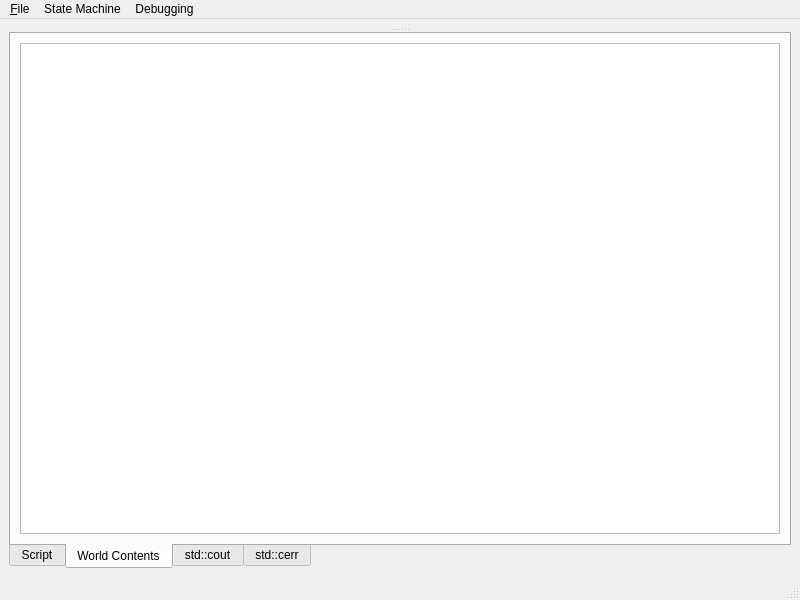
<ui version="4.0" >
 <class>QtForm</class>
 <widget class="QMainWindow" name="QtForm" >
  <property name="geometry" >
   <rect>
    <x>0</x>
    <y>0</y>
    <width>800</width>
    <height>600</height>
   </rect>
  </property>
  <property name="windowTitle" >
   <string>MainWindow</string>
  </property>
  <widget class="QWidget" name="centralwidget" >
   <property name="geometry" >
    <rect>
     <x>0</x>
     <y>21</y>
     <width>800</width>
     <height>560</height>
    </rect>
   </property>
   <layout class="QHBoxLayout" name="horizontalLayout" >
    <item>
     <widget class="QSplitter" name="splitter" >
      <property name="orientation" >
       <enum>Qt::Vertical</enum>
      </property>
      <widget class="QtWorldViewWidget" name="worldViewWidget" >
       <property name="sizePolicy" >
        <sizepolicy vsizetype="Maximum" hsizetype="Preferred" >
         <horstretch>0</horstretch>
         <verstretch>0</verstretch>
        </sizepolicy>
       </property>
       <property name="orientation" >
        <enum>Qt::Vertical</enum>
       </property>
       <property name="opaqueResize" >
        <bool>true</bool>
       </property>
       <property name="childrenCollapsible" >
        <bool>true</bool>
       </property>
      </widget>
      <widget class="QTabWidget" name="tabWidget" >
       <property name="sizePolicy" >
        <sizepolicy vsizetype="Minimum" hsizetype="Expanding" >
         <horstretch>0</horstretch>
         <verstretch>1</verstretch>
        </sizepolicy>
       </property>
       <property name="tabPosition" >
        <enum>QTabWidget::South</enum>
       </property>
       <property name="currentIndex" >
        <number>1</number>
       </property>
       <widget class="QWidget" name="tab_4" >
        <property name="geometry" >
         <rect>
          <x>0</x>
          <y>0</y>
          <width>776</width>
          <height>512</height>
         </rect>
        </property>
        <attribute name="title" >
         <string>Script</string>
        </attribute>
        <layout class="QHBoxLayout" name="horizontalLayout_6" >
         <item>
          <layout class="QHBoxLayout" name="horizontalLayout_5" >
           <item>
            <widget class="QTextEdit" name="txtScript" >
             <property name="font" >
              <font>
               <family>Courier New</family>
              </font>
             </property>
             <property name="acceptRichText" >
              <bool>false</bool>
             </property>
            </widget>
           </item>
           <item>
            <layout class="QVBoxLayout" name="verticalLayout" >
             <item>
              <widget class="QPushButton" name="btnSaveScript" >
               <property name="text" >
                <string>Save Script</string>
               </property>
              </widget>
             </item>
             <item>
              <widget class="QPushButton" name="btnRevertScript" >
               <property name="text" >
                <string>Revert</string>
               </property>
              </widget>
             </item>
             <item>
              <widget class="QPushButton" name="btnExecuteScript" >
               <property name="text" >
                <string>Execute</string>
               </property>
              </widget>
             </item>
             <item>
              <spacer name="verticalSpacer" >
               <property name="orientation" >
                <enum>Qt::Vertical</enum>
               </property>
               <property name="sizeHint" stdset="0" >
                <size>
                 <width>20</width>
                 <height>40</height>
                </size>
               </property>
              </spacer>
             </item>
            </layout>
           </item>
          </layout>
         </item>
        </layout>
       </widget>
       <widget class="QWidget" name="tab" >
        <property name="geometry" >
         <rect>
          <x>0</x>
          <y>0</y>
          <width>776</width>
          <height>512</height>
         </rect>
        </property>
        <attribute name="title" >
         <string>World Contents</string>
        </attribute>
        <layout class="QHBoxLayout" name="horizontalLayout_2" >
         <item>
          <widget class="QTreeView" name="worldTreeView" >
           <property name="maximumSize" >
            <size>
             <width>16777215</width>
             <height>16777215</height>
            </size>
           </property>
           <property name="wordWrap" >
            <bool>true</bool>
           </property>
           <property name="expandsOnDoubleClick" >
            <bool>false</bool>
           </property>
          </widget>
         </item>
        </layout>
       </widget>
       <widget class="QWidget" name="tab_2" >
        <property name="geometry" >
         <rect>
          <x>0</x>
          <y>0</y>
          <width>776</width>
          <height>512</height>
         </rect>
        </property>
        <attribute name="title" >
         <string>std::cout</string>
        </attribute>
        <layout class="QHBoxLayout" name="horizontalLayout_3" >
         <item>
          <widget class="QTextEdit" name="txtCout" >
           <property name="maximumSize" >
            <size>
             <width>16777215</width>
             <height>16777215</height>
            </size>
           </property>
           <property name="font" >
            <font>
             <family>Courier New</family>
            </font>
           </property>
           <property name="lineWrapMode" >
            <enum>QTextEdit::NoWrap</enum>
           </property>
           <property name="readOnly" >
            <bool>true</bool>
           </property>
          </widget>
         </item>
        </layout>
       </widget>
       <widget class="QWidget" name="tab_3" >
        <property name="geometry" >
         <rect>
          <x>0</x>
          <y>0</y>
          <width>776</width>
          <height>512</height>
         </rect>
        </property>
        <attribute name="title" >
         <string>std::cerr</string>
        </attribute>
        <layout class="QHBoxLayout" name="horizontalLayout_4" >
         <item>
          <widget class="QTextEdit" name="txtCerr" >
           <property name="maximumSize" >
            <size>
             <width>16777215</width>
             <height>16777215</height>
            </size>
           </property>
           <property name="font" >
            <font>
             <family>Courier New</family>
            </font>
           </property>
           <property name="lineWrapMode" >
            <enum>QTextEdit::NoWrap</enum>
           </property>
           <property name="readOnly" >
            <bool>true</bool>
           </property>
          </widget>
         </item>
        </layout>
       </widget>
      </widget>
     </widget>
    </item>
   </layout>
  </widget>
  <widget class="QMenuBar" name="menubar" >
   <property name="geometry" >
    <rect>
     <x>0</x>
     <y>0</y>
     <width>800</width>
     <height>21</height>
    </rect>
   </property>
   <property name="defaultUp" >
    <bool>false</bool>
   </property>
   <widget class="QMenu" name="menu_File" >
    <property name="title" >
     <string>&amp;File</string>
    </property>
    <addaction name="actionOpen" />
    <addaction name="actionSave" />
    <addaction name="separator" />
    <addaction name="actionExit" />
   </widget>
   <widget class="QMenu" name="menuState_Machine" >
    <property name="title" >
     <string>State Machine</string>
    </property>
    <addaction name="actionStart" />
    <addaction name="actionStep" />
    <addaction name="actionStop" />
    <addaction name="separator" />
    <addaction name="actionReset" />
   </widget>
   <widget class="QMenu" name="menuDebugging" >
    <property name="title" >
     <string>Debugging</string>
    </property>
    <addaction name="actionReport" />
   </widget>
   <addaction name="menu_File" />
   <addaction name="menuState_Machine" />
   <addaction name="menuDebugging" />
  </widget>
  <widget class="QStatusBar" name="statusbar" >
   <property name="geometry" >
    <rect>
     <x>0</x>
     <y>581</y>
     <width>800</width>
     <height>19</height>
    </rect>
   </property>
  </widget>
  <action name="actionLoad" >
   <property name="text" >
    <string>Load</string>
   </property>
  </action>
  <action name="actionSave" >
   <property name="text" >
    <string>Save</string>
   </property>
  </action>
  <action name="actionOpen" >
   <property name="text" >
    <string>Open</string>
   </property>
  </action>
  <action name="actionExit" >
   <property name="text" >
    <string>Exit</string>
   </property>
  </action>
  <action name="actionStart" >
   <property name="text" >
    <string>Start</string>
   </property>
  </action>
  <action name="actionStop" >
   <property name="text" >
    <string>Stop</string>
   </property>
  </action>
  <action name="actionReset" >
   <property name="text" >
    <string>Reset</string>
   </property>
  </action>
  <action name="actionReport" >
   <property name="text" >
    <string>Report Reference Counts</string>
   </property>
  </action>
  <action name="actionSave_3" >
   <property name="text" >
    <string>Save</string>
   </property>
  </action>
  <action name="actionStep" >
   <property name="text" >
    <string>Step</string>
   </property>
  </action>
 </widget>
 <customwidgets>
  <customwidget>
   <class>QtWorldViewWidget</class>
   <extends>QSplitter</extends>
   <header>QtForm/include/qtworldviewwidget.h</header>
   <container>1</container>
  </customwidget>
 </customwidgets>
 <resources/>
 <connections/>
</ui>
